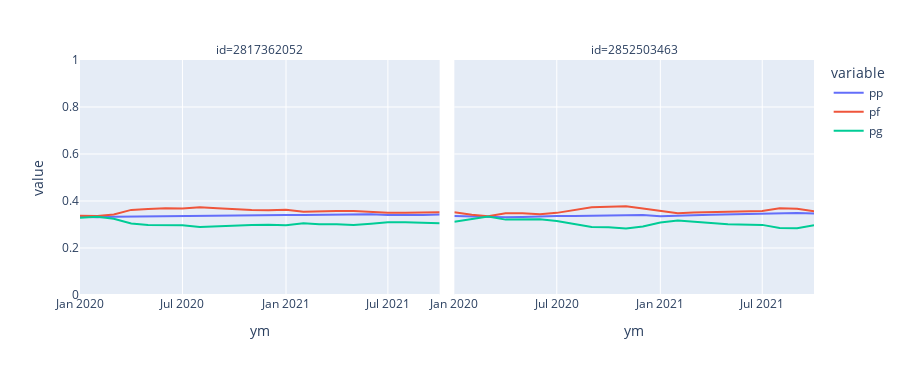

Here is the notebook cell this chart was saved with:
### Code cell
plt_month(list(s1-s2) + list(s2-s1), ds.month)

### Figure 1 — Plotly figure (JSON) as saved in the notebook; plotly's stock layout.template omitted (floating-point values rounded to 4 significant figures)
{"data": [{"hovertemplate": "variable=pp<br>id=2817362052<br>ym=%{x}<br>value=%{y}<extra></extra>", "legendgroup": "pp", "line": {"color": "#636efa", "dash": "solid"}, "marker": {"symbol": "circle"}, "mode": "lines", "name": "pp", "orientation": "v", "showlegend": true, "type": "scatter", "x": ["2020-01-01T00:00:00", "2020-02-01T00:00:00", "2020-03-01T00:00:00", "2020-04-01T00:00:00", "2020-05-01T00:00:00", "2020-06-01T00:00:00", "2020-07-01T00:00:00", "2020-08-01T00:00:00", "2020-09-01T00:00:00", "2020-10-01T00:00:00", "2020-11-01T00:00:00", "2020-12-01T00:00:00", "2021-01-01T00:00:00", "2021-02-01T00:00:00", "2021-03-01T00:00:00", "2021-04-01T00:00:00", "2021-05-01T00:00:00", "2021-06-01T00:00:00", "2021-07-01T00:00:00", "2021-08-01T00:00:00", "2021-09-01T00:00:00", "2021-10-01T00:00:00"], "xaxis": "x", "y": [0.3332, 0.3312, 0.3329, 0.3338, 0.3362, 0.3349, 0.3351, 0.3367, 0.3377, 0.3383, 0.3404, 0.3412, 0.3408, 0.3409, 0.342, 0.3421, 0.3443, 0.3433, 0.3405, 0.3395, 0.3409, 0.3425], "yaxis": "y"}, {"hovertemplate": "variable=pp<br>id=2852503463<br>ym=%{x}<br>value=%{y}<extra></extra>", "legendgroup": "pp", "line": {"color": "#636efa", "dash": "solid"}, "marker": {"symbol": "circle"}, "mode": "lines", "name": "pp", "orientation": "v", "showlegend": false, "type": "scatter", "x": ["2020-01-01T00:00:00", "2020-02-01T00:00:00", "2020-03-01T00:00:00", "2020-04-01T00:00:00", "2020-05-01T00:00:00", "2020-06-01T00:00:00", "2020-07-01T00:00:00", "2020-08-01T00:00:00", "2020-09-01T00:00:00", "2020-10-01T00:00:00", "2020-11-01T00:00:00", "2020-12-01T00:00:00", "2021-01-01T00:00:00", "2021-02-01T00:00:00", "2021-03-01T00:00:00", "2021-04-01T00:00:00", "2021-05-01T00:00:00", "2021-06-01T00:00:00", "2021-07-01T00:00:00", "2021-08-01T00:00:00", "2021-09-01T00:00:00", "2021-10-01T00:00:00"], "xaxis": "x2", "y": [0.3358, 0.3338, 0.3313, 0.331, 0.3318, 0.3349, 0.3359, 0.3357, 0.3369, 0.3357, 0.3392, 0.3401, 0.3354, 0.336, 0.339, 0.342, 0.343, 0.3446, 0.3442, 0.3462, 0.3494, 0.3472], "yaxis": "y2"}, {"hovertemplate": "variable=pf<br>id=2817362052<br>ym=%{x}<br>value=%{y}<extra></extra>", "legendgroup": "pf", "line": {"color": "#EF553B", "dash": "solid"}, "marker": {"symbol": "circle"}, "mode": "lines", "name": "pf", "orientation": "v", "showlegend": true, "type": "scatter", "x": ["2020-01-01T00:00:00", "2020-02-01T00:00:00", "2020-03-01T00:00:00", "2020-04-01T00:00:00", "2020-05-01T00:00:00", "2020-06-01T00:00:00", "2020-07-01T00:00:00", "2020-08-01T00:00:00", "2020-09-01T00:00:00", "2020-10-01T00:00:00", "2020-11-01T00:00:00", "2020-12-01T00:00:00", "2021-01-01T00:00:00", "2021-02-01T00:00:00", "2021-03-01T00:00:00", "2021-04-01T00:00:00", "2021-05-01T00:00:00", "2021-06-01T00:00:00", "2021-07-01T00:00:00", "2021-08-01T00:00:00", "2021-09-01T00:00:00", "2021-10-01T00:00:00"], "xaxis": "x", "y": [0.3377, 0.3361, 0.343, 0.3621, 0.3664, 0.3696, 0.3683, 0.3735, 0.3693, 0.3647, 0.3617, 0.3604, 0.3625, 0.3539, 0.3566, 0.357, 0.3575, 0.3536, 0.3504, 0.3505, 0.3506, 0.3522], "yaxis": "y"}, {"hovertemplate": "variable=pf<br>id=2852503463<br>ym=%{x}<br>value=%{y}<extra></extra>", "legendgroup": "pf", "line": {"color": "#EF553B", "dash": "solid"}, "marker": {"symbol": "circle"}, "mode": "lines", "name": "pf", "orientation": "v", "showlegend": false, "type": "scatter", "x": ["2020-01-01T00:00:00", "2020-02-01T00:00:00", "2020-03-01T00:00:00", "2020-04-01T00:00:00", "2020-05-01T00:00:00", "2020-06-01T00:00:00", "2020-07-01T00:00:00", "2020-08-01T00:00:00", "2020-09-01T00:00:00", "2020-10-01T00:00:00", "2020-11-01T00:00:00", "2020-12-01T00:00:00", "2021-01-01T00:00:00", "2021-02-01T00:00:00", "2021-03-01T00:00:00", "2021-04-01T00:00:00", "2021-05-01T00:00:00", "2021-06-01T00:00:00", "2021-07-01T00:00:00", "2021-08-01T00:00:00", "2021-09-01T00:00:00", "2021-10-01T00:00:00"], "xaxis": "x2", "y": [0.3526, 0.3416, 0.3348, 0.3482, 0.3473, 0.3433, 0.3495, 0.3629, 0.3733, 0.3755, 0.3775, 0.368, 0.3566, 0.3475, 0.3506, 0.352, 0.3556, 0.356, 0.3574, 0.3688, 0.3667, 0.3559], "yaxis": "y2"}, {"hovertemplate": "variable=pg<br>id=2817362052<br>ym=%{x}<br>value=%{y}<extra></extra>", "legendgroup": "pg", "line": {"color": "#00cc96", "dash": "solid"}, "marker": {"symbol": "circle"}, "mode": "lines", "name": "pg", "orientation": "v", "showlegend": true, "type": "scatter", "x": ["2020-01-01T00:00:00", "2020-02-01T00:00:00", "2020-03-01T00:00:00", "2020-04-01T00:00:00", "2020-05-01T00:00:00", "2020-06-01T00:00:00", "2020-07-01T00:00:00", "2020-08-01T00:00:00", "2020-09-01T00:00:00", "2020-10-01T00:00:00", "2020-11-01T00:00:00", "2020-12-01T00:00:00", "2021-01-01T00:00:00", "2021-02-01T00:00:00", "2021-03-01T00:00:00", "2021-04-01T00:00:00", "2021-05-01T00:00:00", "2021-06-01T00:00:00", "2021-07-01T00:00:00", "2021-08-01T00:00:00", "2021-09-01T00:00:00", "2021-10-01T00:00:00"], "xaxis": "x", "y": [0.3291, 0.3327, 0.3241, 0.304, 0.2974, 0.2955, 0.2966, 0.2898, 0.293, 0.297, 0.2979, 0.2984, 0.2967, 0.3051, 0.3014, 0.3009, 0.2982, 0.303, 0.3091, 0.31, 0.3085, 0.3054], "yaxis": "y"}, {"hovertemplate": "variable=pg<br>id=2852503463<br>ym=%{x}<br>value=%{y}<extra></extra>", "legendgroup": "pg", "line": {"color": "#00cc96", "dash": "solid"}, "marker": {"symbol": "circle"}, "mode": "lines", "name": "pg", "orientation": "v", "showlegend": false, "type": "scatter", "x": ["2020-01-01T00:00:00", "2020-02-01T00:00:00", "2020-03-01T00:00:00", "2020-04-01T00:00:00", "2020-05-01T00:00:00", "2020-06-01T00:00:00", "2020-07-01T00:00:00", "2020-08-01T00:00:00", "2020-09-01T00:00:00", "2020-10-01T00:00:00", "2020-11-01T00:00:00", "2020-12-01T00:00:00", "2021-01-01T00:00:00", "2021-02-01T00:00:00", "2021-03-01T00:00:00", "2021-04-01T00:00:00", "2021-05-01T00:00:00", "2021-06-01T00:00:00", "2021-07-01T00:00:00", "2021-08-01T00:00:00", "2021-09-01T00:00:00", "2021-10-01T00:00:00"], "xaxis": "x2", "y": [0.3116, 0.3246, 0.3339, 0.3208, 0.3209, 0.3218, 0.3146, 0.3014, 0.2898, 0.2888, 0.2833, 0.2919, 0.308, 0.3166, 0.3104, 0.3061, 0.3014, 0.2994, 0.2984, 0.2851, 0.284, 0.2969], "yaxis": "y2"}], "layout": {"annotations": [{"font": {}, "showarrow": false, "text": "id=2817362052", "x": 0.245, "xanchor": "center", "xref": "paper", "y": 1, "yanchor": "bottom", "yref": "paper"}, {"font": {}, "showarrow": false, "text": "id=2852503463", "x": 0.755, "xanchor": "center", "xref": "paper", "y": 1, "yanchor": "bottom", "yref": "paper"}], "height": 375, "legend": {"title": {"text": "variable"}, "tracegroupgap": 0}, "margin": {"t": 60}, "xaxis": {"anchor": "y", "domain": [0, 0.49], "title": {"text": "ym"}}, "xaxis2": {"anchor": "y2", "domain": [0.51, 1], "matches": "x", "title": {"text": "ym"}}, "yaxis": {"anchor": "x", "domain": [0, 1], "range": [0, 1], "title": {"text": "value"}}, "yaxis2": {"anchor": "x2", "domain": [0, 1], "matches": "y", "showticklabels": false}}}
